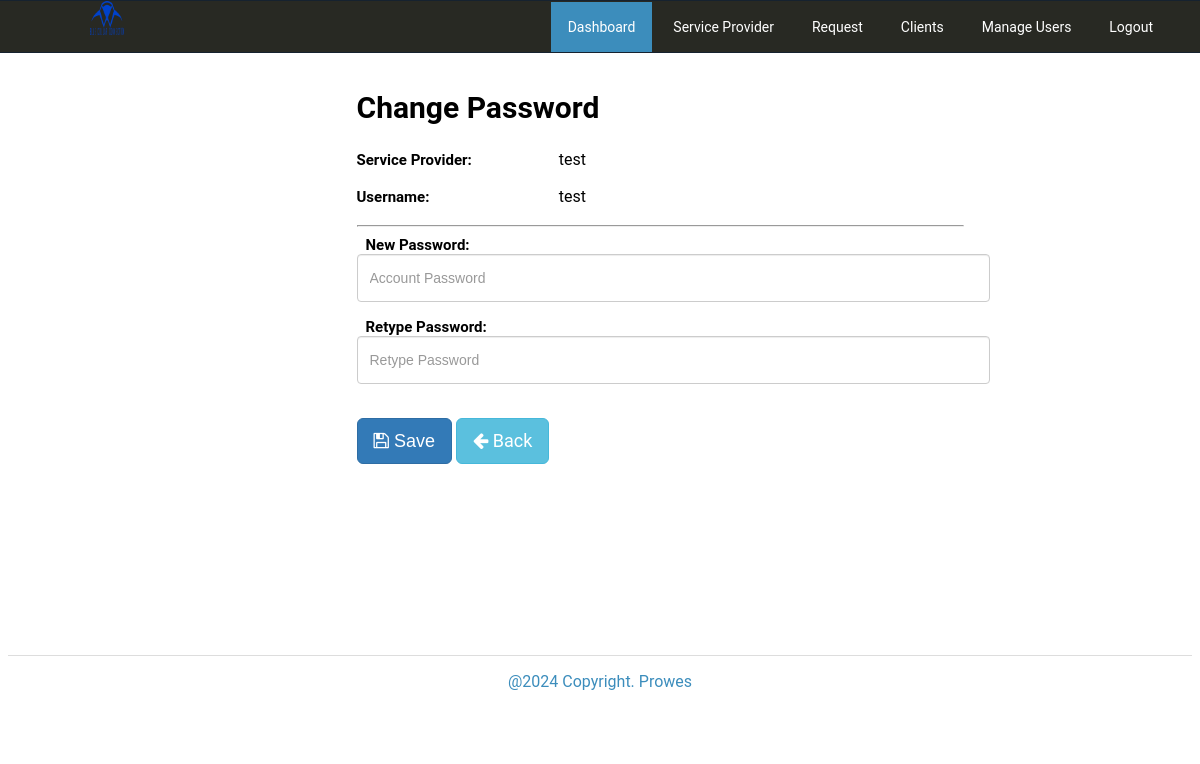
The app's page /admin/services/index.php?view=changepassword&id=10 (signed in), older data.
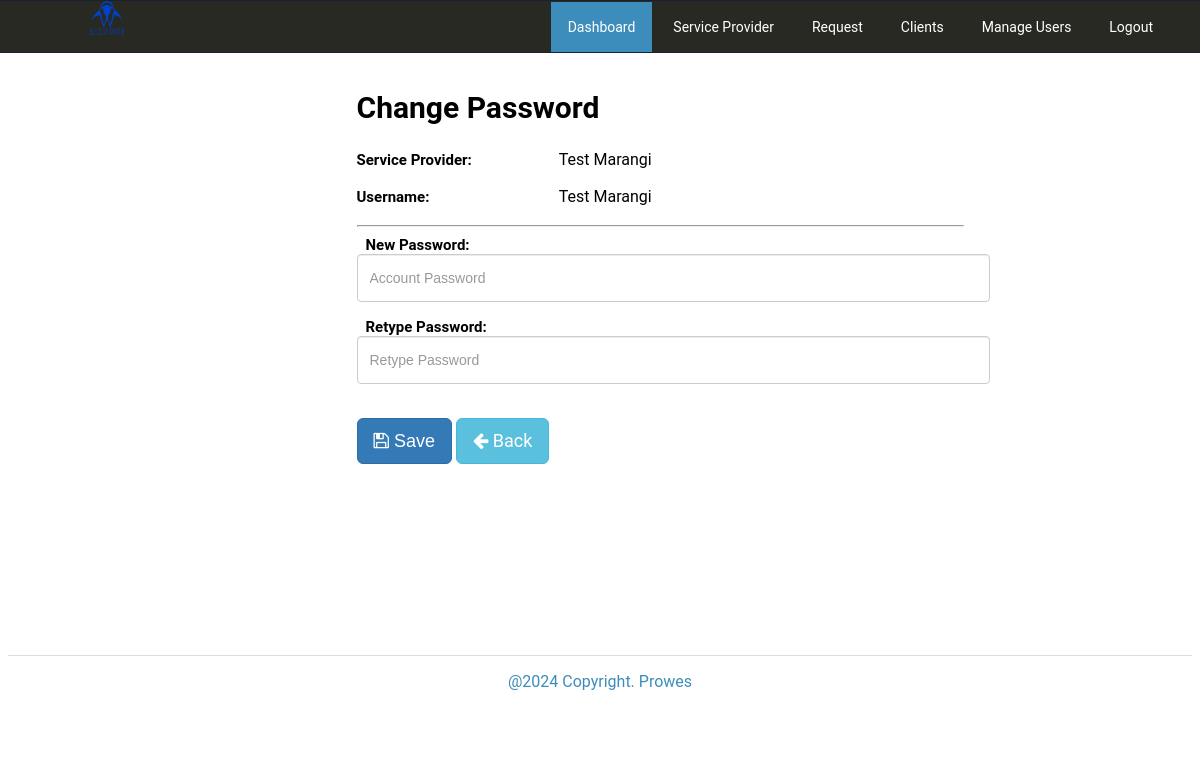
The same page, newer data.
### tables this page shows
CREATE TABLE `tblserviceprovider` (
  `ServiceID` int(11) NOT NULL,
  `ServiceName` varchar(90) NOT NULL,
  `ServiceContact` varchar(30) NOT NULL,
  `ServiceAddress` text NOT NULL,
  `lat` double NOT NULL DEFAULT 0,
  `lng` double NOT NULL DEFAULT 0,
  `Services` text NOT NULL,
  `EmailAddress` varchar(90) NOT NULL DEFAULT 'ma5755333@gmail.com',
  `spUsername` varchar(90) NOT NULL,
  `spPassword` varchar(90) NOT NULL,
  `Status` varchar(90) NOT NULL DEFAULT 'Confirmed',
  `PicLoc` text NOT NULL
);

### admin/services/index.php (called while the page is built, shortened)
<?php
require_once("../nav/navigation.php");
?>

### includes/database.php (called while the page is built, shortened)
<?php
class Database
{
    public $sql_string = '';
    private $conn;
    public function open_connection()
    {
        $this->conn = new mysqli(server, user, pass, database_name);
    }
    public function setQuery($sql = '')
    {
        $this->sql_string = $sql;
    }
    public function executeQuery()
    {
        $result = $this->conn->query($this->sql_string);
        return $result;
    }
    private function confirm_query($result)
    {
        return $result;
    }
    public function loadSingleResult()
    {
        $cur = $this->executeQuery();
        while ($row = $cur->fetch_object()) {
            return $data = $row;
        }
    }
}
$mydb = new Database();
?>

### includes/serviceprovider.php (called while the page is built, shortened)
<?php
require_once(LIB_PATH.DS.'database.php');
class ServiceProvider{
	protected static $tbl_name = "tblserviceprovider";
	function single_provider($id=0){
			global $mydb;
			$mydb->setQuery("SELECT * FROM ".self::$tbl_name." Where ServiceID= {$id} LIMIT 1");
			$cur = $mydb->loadSingleResult();
			return $cur;
	}
}
?>

### admin/services/changepassword.php (the view, shortened to what this page needs)
<?php
$id = $_GET['id'];
  $sp = New ServiceProvider();
  $res = $sp->single_provider($id);
?>
 <form class="row" action="controller.php?action=changepassword" method="POST" onsubmit="return validateRetypePassword()">
              <div class="col-md-3"></div>
              <div class="col-md-6">
                <div class="page-header">
                  <h2>Change Password</h2>
                </div>
                    <div class="row form-group no-gutters">
                      <label class="col-md-4 label" for=
                      "ServiceName">Service Provider:</label>
                      <div class="8">
                        <?php echo $res->ServiceName; ?>
                      </div>
                    </div>
                   <div class="row form-group no-gutters">
                      <label class="col-md-4 label" for=
                      "spUsername">Username:</label>
                      <div class="8">
                        <?php echo $res->spUsername; ?>
                      </div>
                    </div>
                  <hr/>
                  <div class="form-group">
                      <label class="col-md-4 label" for=
                      "spPassword">New Password:</label>
                      <div class="12">
                         <input class="form-control input-sm" id="user_pass" name="spPassword" placeholder=
                            "Account Password" type="Password" value="" placeholder="Enter new password......">
                      </div>
                    </div>
                  <div class="form-group">
                      <label class="col-md-4 label" for=
                      "user_pass">Retype Password:</label>
                      <div class="12">
                         <input class="form-control input-sm" id="retype_user_pass" name="retype_user_pass" placeholder=
                            "Retype Password" type="Password" value="">
                      </div>
                    </div>
             <div class="form-group">
                      <label class="col-md-4 label" for=
                      "idno"></label>
                      <div class="12">
                         <button class="btn btn-primary btn-lg" id="usersave" name="save" type="submit" ><i class="fa fa-save"></i> Save</button>
                          <a href="index.php" class="btn btn-info btn-lg"><span class="fa fa-arrow-left"></span> Back</a>
                      </div>
                    </div>
              </div>
              <div class="col-md-3"></div>
        </form>

Row changes from the older to the newer data that the page shows:
changed tblserviceprovider: ServiceName "test" → "Test Marangi"; spUsername "test" → "Test Marangi"
